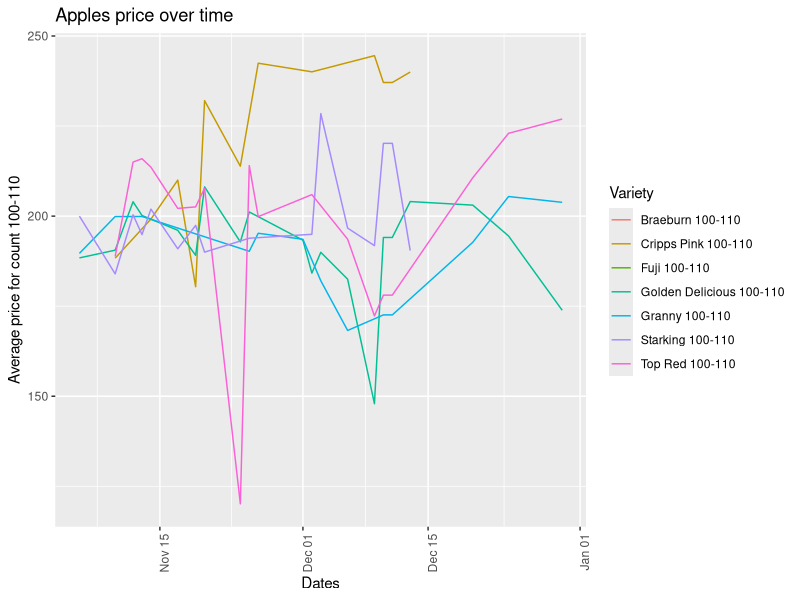
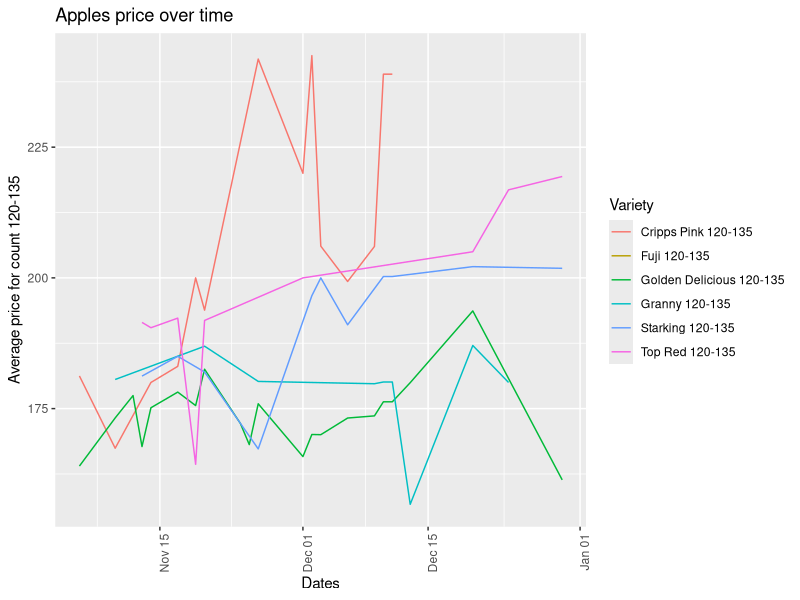
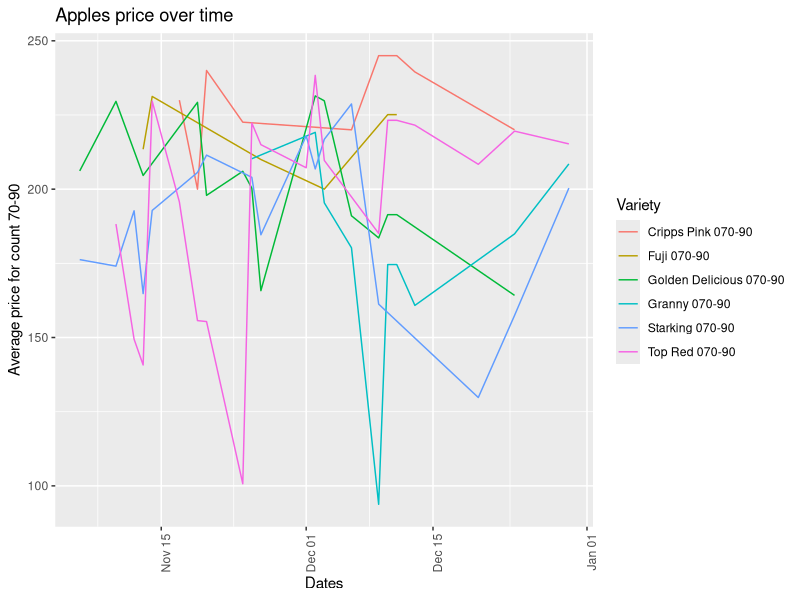
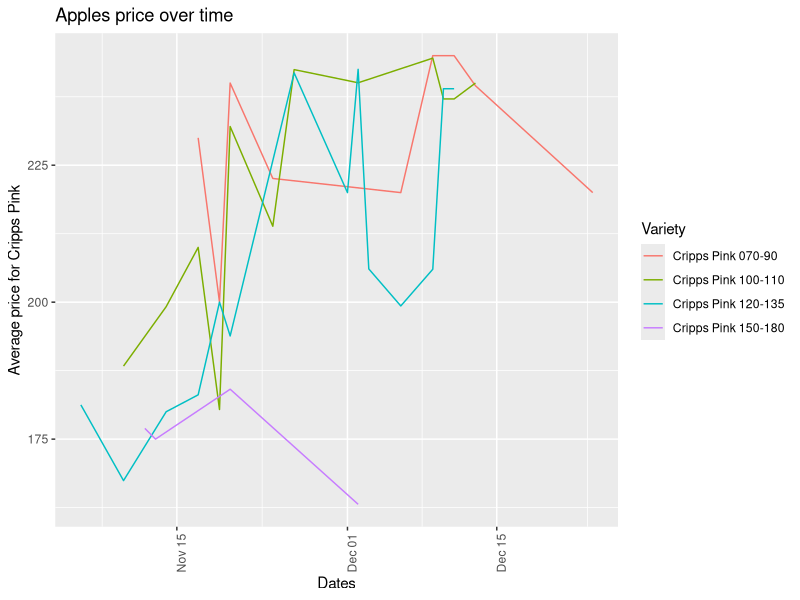
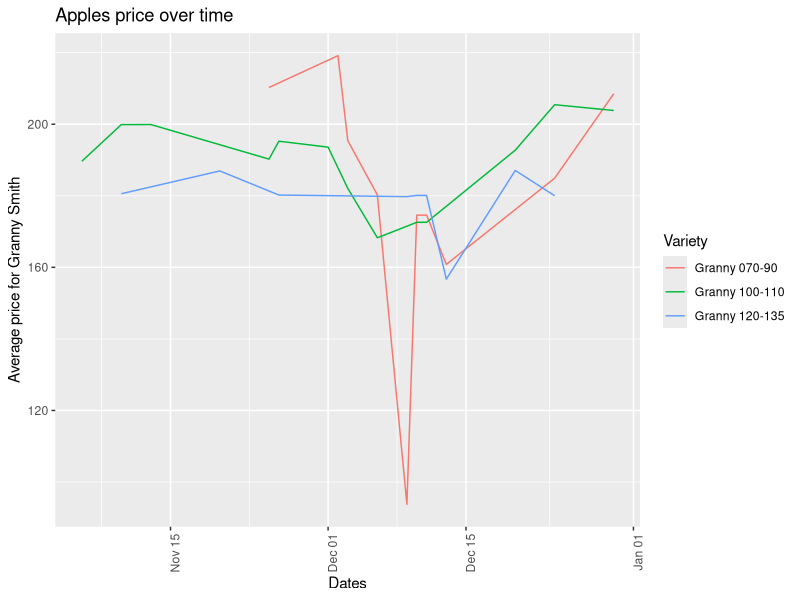

Write the R code that produced these figures, in order.
#load the data
library(ggplot2)
library(dplyr)
apples <- read.csv("JoburgApples.csv")

#To take away the asterisks. Use of double backlash as the asterisk is a metacharacter.
apples[,2] <- gsub(",\\*", "", apples[,2])

#also check for dates, as this is a pain !! 
apples[,8] <- as.Date(apples[,8], format="%Y-%m-%d")

#Notice the | inside the quotation marks, this is the OR operator - also no space before or after it!  
#Filtering the varieties that are count 120, 135..
#The dollar sign at the end of 120... is to find all rows n ProductName that end by 120 or 135
data <- apples %>% filter(grepl("120$|135$", ProductName), tvaluesold >= 10000, date > "2014-10-1")
grs120 <- as.data.frame(data %>% filter(grepl("GRANNY", ProductName)) %>% group_by(date) %>% summarise(AvgPrice = mean(avgprice)) %>% mutate(Variety= "Granny 120-135"))
cpp120 <- as.data.frame(data %>% filter(grepl("CRIPPS PINK", ProductName)) %>% group_by(date) %>% summarise(AvgPrice = mean(avgprice)) %>% mutate(Variety= "Cripps Pink 120-135"))
top120 <- as.data.frame(data %>% filter(grepl("TOPRED", ProductName)) %>% group_by(date) %>% summarise(AvgPrice = mean(avgprice)) %>% mutate(Variety= "Top Red 120-135"))
brae120 <- as.data.frame(data %>% filter(grepl("BRAEBURN", ProductName)) %>% group_by(date) %>% summarise(AvgPrice = mean(avgprice)) %>% mutate(Variety= "Braeburn 120-135"))
fuj120 <- as.data.frame(data %>% filter(grepl("FUJI", ProductName)) %>% group_by(date) %>% summarise(AvgPrice = mean(avgprice)) %>% mutate(Variety= "Fuji 120-135"))
ski120 <- as.data.frame(data %>% filter(grepl("STARKING", ProductName)) %>% group_by(date) %>% summarise(AvgPrice = mean(avgprice)) %>% mutate(Variety= "Starking 120-135"))
gld120 <- as.data.frame(data %>% filter(grepl("GOLDEN", ProductName)) %>% group_by(date) %>% summarise(AvgPrice = mean(avgprice)) %>% mutate(Variety= "Golden Delicious 120-135"))
df120 <- rbind(grs120, cpp120, top120, brae120, fuj120, ski120, gld120)

#now for the count 70 to 90
data2 <- apples %>% filter(grepl("70$|80$|90$", ProductName), tvaluesold >= 10000)
grs70 <- as.data.frame(data2 %>% filter(grepl("GRANNY", ProductName)) %>% group_by(date) %>% summarise(AvgPrice = mean(avgprice)) %>% mutate(Variety= "Granny 070-90"))
cpp70 <- as.data.frame(data2 %>% filter(grepl("CRIPPS PINK", ProductName)) %>% group_by(date) %>% summarise(AvgPrice = mean(avgprice)) %>% mutate(Variety= "Cripps Pink 070-90"))
top70 <- as.data.frame(data2 %>% filter(grepl("TOPRED", ProductName)) %>% group_by(date) %>% summarise(AvgPrice = mean(avgprice)) %>% mutate(Variety= "Top Red 070-90"))
brae70 <- as.data.frame(data2 %>% filter(grepl("BRAEBURN", ProductName)) %>% group_by(date) %>% summarise(AvgPrice = mean(avgprice)) %>% mutate(Variety= "Braeburn 070-90"))
fuj70 <- as.data.frame(data2 %>% filter(grepl("FUJI", ProductName)) %>% group_by(date) %>% summarise(AvgPrice = mean(avgprice)) %>% mutate(Variety= "Fuji 070-90"))
ski70 <- as.data.frame(data2 %>% filter(grepl("STARKING", ProductName)) %>% group_by(date) %>% summarise(AvgPrice = mean(avgprice)) %>% mutate(Variety= "Starking 070-90"))
gld70 <- as.data.frame(data2 %>% filter(grepl("GOLDEN", ProductName)) %>% group_by(date) %>% summarise(AvgPrice = mean(avgprice)) %>% mutate(Variety= "Golden Delicious 070-90"))
df70 <- rbind(grs70, cpp70, top70, brae70, fuj70, ski70, gld70)

#now for the count 100 to 110
data3 <- apples %>% filter(grepl("100$|110$", ProductName), tvaluesold >= 10000)
grs100 <- as.data.frame(data3 %>% filter(grepl("GRANNY", ProductName)) %>% group_by(date) %>% summarise(AvgPrice = mean(avgprice)) %>% mutate(Variety= "Granny 100-110"))
cpp100 <- as.data.frame(data3 %>% filter(grepl("CRIPPS PINK", ProductName)) %>% group_by(date) %>% summarise(AvgPrice = mean(avgprice)) %>% mutate(Variety= "Cripps Pink 100-110"))
top100 <- as.data.frame(data3 %>% filter(grepl("TOPRED", ProductName)) %>% group_by(date) %>% summarise(AvgPrice = mean(avgprice)) %>% mutate(Variety= "Top Red 100-110"))
brae100 <- as.data.frame(data3 %>% filter(grepl("BRAEBURN", ProductName)) %>% group_by(date) %>% summarise(AvgPrice = mean(avgprice)) %>% mutate(Variety= "Braeburn 100-110"))
fuj100 <- as.data.frame(data3 %>% filter(grepl("FUJI", ProductName)) %>% group_by(date) %>% summarise(AvgPrice = mean(avgprice)) %>% mutate(Variety= "Fuji 100-110"))
ski100 <- as.data.frame(data3 %>% filter(grepl("STARKING", ProductName)) %>% group_by(date) %>% summarise(AvgPrice = mean(avgprice)) %>% mutate(Variety= "Starking 100-110"))
gld100 <- as.data.frame(data3 %>% filter(grepl("GOLDEN", ProductName)) %>% group_by(date) %>% summarise(AvgPrice = mean(avgprice)) %>% mutate(Variety= "Golden Delicious 100-110"))
df100 <- rbind(grs100, cpp100, top100, brae100, fuj100, ski100, gld100)


#now for the count 150 to 165 & 180
data4 <- apples %>% filter(grepl("150$|165$|180$", ProductName), tvaluesold >= 10000)
grs150 <- as.data.frame(data4 %>% filter(grepl("GRANNY", ProductName)) %>% group_by(date) %>% summarise(AvgPrice = mean(avgprice)) %>% mutate(Variety= "Granny 150-180"))
cpp150 <- as.data.frame(data4 %>% filter(grepl("CRIPPS PINK", ProductName)) %>% group_by(date) %>% summarise(AvgPrice = mean(avgprice)) %>% mutate(Variety= "Cripps Pink 150-180"))
top150 <- as.data.frame(data4 %>% filter(grepl("TOPRED", ProductName)) %>% group_by(date) %>% summarise(AvgPrice = mean(avgprice)) %>% mutate(Variety= "Top Red 150-180"))
brae150 <- as.data.frame(data4 %>% filter(grepl("BRAEBURN", ProductName)) %>% group_by(date) %>% summarise(AvgPrice = mean(avgprice)) %>% mutate(Variety= "Braeburn 150-180"))
fuj150 <- as.data.frame(data4 %>% filter(grepl("FUJI", ProductName)) %>% group_by(date) %>% summarise(AvgPrice = mean(avgprice)) %>% mutate(Variety= "Fuji 150-180"))
ski150 <- as.data.frame(data4 %>% filter(grepl("STARKING", ProductName)) %>% group_by(date) %>% summarise(AvgPrice = mean(avgprice)) %>% mutate(Variety= "Starking 150-180"))
gld150 <- as.data.frame(data4 %>% filter(grepl("GOLDEN", ProductName)) %>% group_by(date) %>% summarise(AvgPrice = mean(avgprice)) %>% mutate(Variety= "Golden Delicious 150-180"))
df150 <- rbind(grs150, cpp150, top150, brae150, fuj150, ski150, gld150)


dfGRS <- rbind(grs70, grs100, grs120, grs150)
dfCPP <- rbind(cpp70, cpp100, cpp120, cpp150)


##TODO: do  dftop, dfgld, dfski, dfgrs


#Now we graph the data.
p120 <- ggplot(df120, aes(date, AvgPrice, group=Variety, color=Variety)) + geom_line() + theme(axis.text.x = element_text(angle = 90, hjust = 1)) + xlab("Date") + labs(title="Apples price over time", x="Dates", y="Average price for count 120-135")
p70 <- ggplot(df70, aes(date, AvgPrice, group=Variety, color=Variety)) + geom_line() + theme(axis.text.x = element_text(angle = 90, hjust = 1)) + xlab("Date") + labs(title="Apples price over time", x="Dates", y="Average price for count 70-90")
p100 <- ggplot(df100, aes(date, AvgPrice, group=Variety, color=Variety)) + geom_line() + theme(axis.text.x = element_text(angle = 90, hjust = 1)) + xlab("Date") + labs(title="Apples price over time", x="Dates", y="Average price for count 100-110")
pcpp <- ggplot(dfCPP, aes(date, AvgPrice, group=Variety, color=Variety)) + geom_line() + theme(axis.text.x = element_text(angle = 90, hjust = 1)) + xlab("Date") + labs(title="Apples price over time", x="Dates", y="Average price for Cripps Pink")
pgrs <- ggplot(dfGRS, aes(date, AvgPrice, group=Variety, color=Variety)) + geom_line() + theme(axis.text.x = element_text(angle = 90, hjust = 1)) + xlab("Date") + labs(title="Apples price over time", x="Dates", y="Average price for Granny Smith")

##TODO: p100, p70, p150, pcpp, pgrs, pgld, pcpr, etc.

